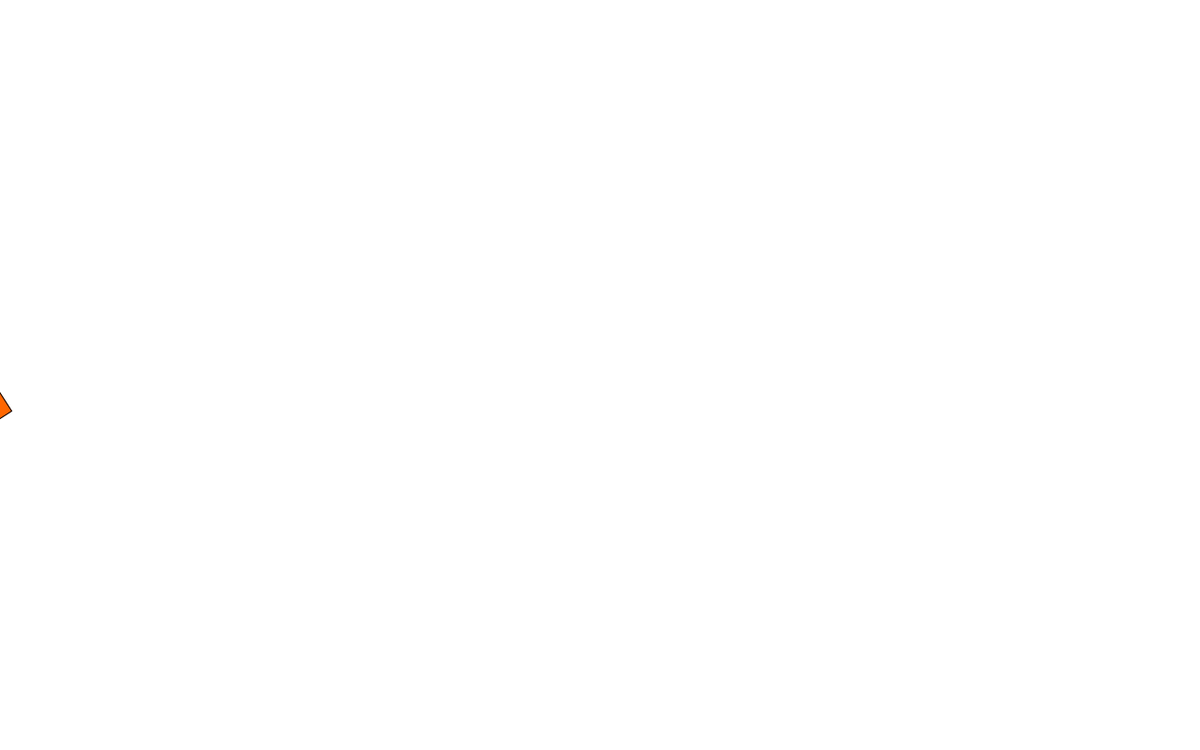
Frame 1 (no input)
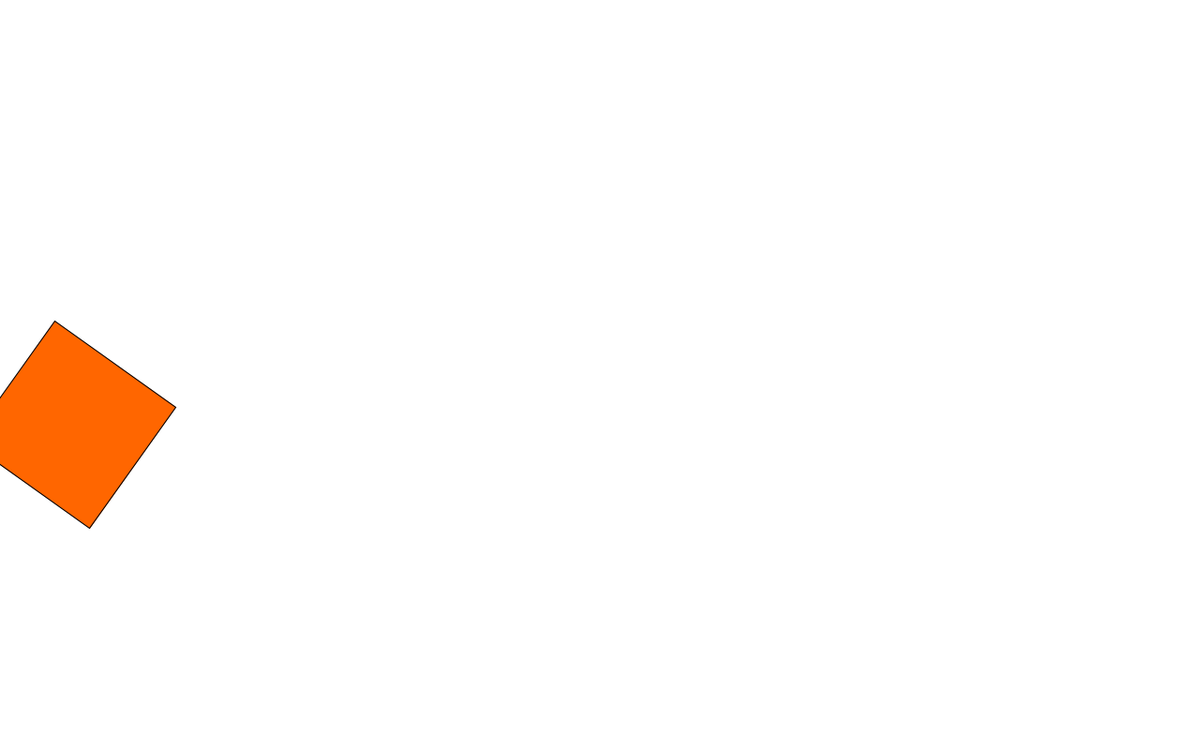
Frame 60 (the mouse pressed at the canvas centre just before this capture)
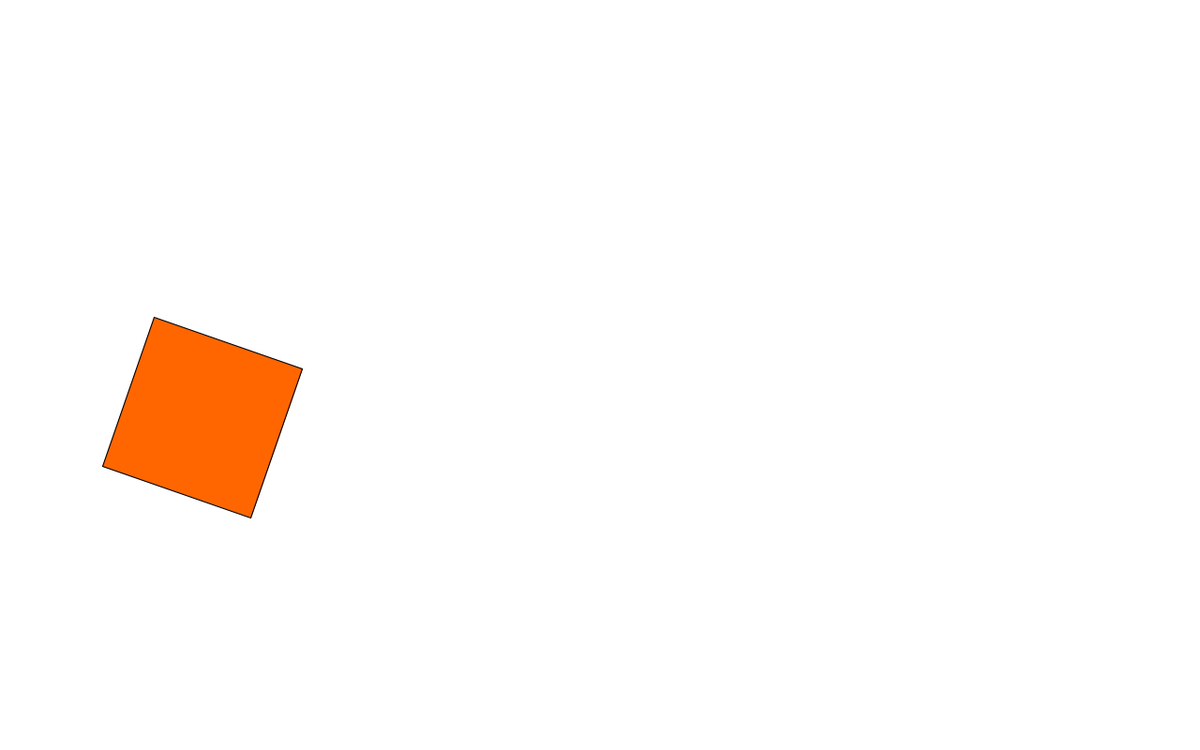
Frame 120 (the mouse held since frame 60 and released just before this capture)

The Processing sketch that drew these frames (run headless with seeded random() and noise(); from frame 60 on, the mouse is pressed at the canvas centre):

// Processing sketch: Exa2Operaciones
// ── Exa2Operaciones.pde
float i=1.0;
float h=1.0;

void setup(){
  size(1280,800);
  rectMode(CENTER);
}

void draw(){
  background(#ffffff);
  fill(#ff6600);
  //translate(i,height/2);
  rotate(i);
  scale(h);
  translate(i,i);
  rect(300,300,150,150);
  i+=0.1;
  h+=0.001;
  
  //print(i);
  print("\n");
  print(h);
}
